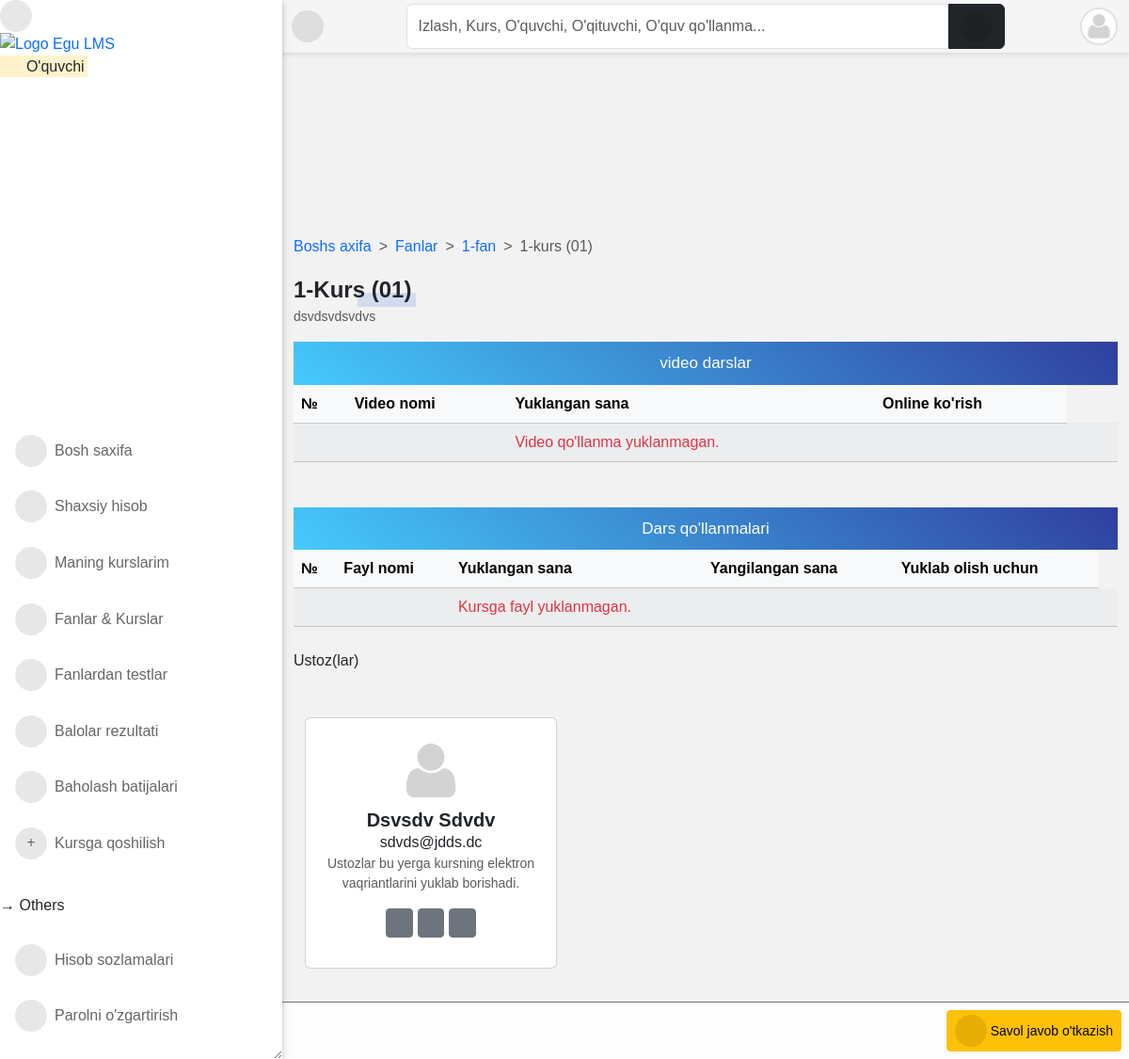
The page /programs/course/1-kurs/detail/ (signed in) on the database its author committed.
### accounts/models.py (models this page shows, shortened)
class User(AbstractUser):
    is_student = models.BooleanField(default=False)
    is_lecturer = models.BooleanField(default=False)
    is_parent = models.BooleanField(default=False)
    is_dep_head = models.BooleanField(default=False)
    phone = models.CharField(max_length=60, blank=True, null=True)
    address = models.CharField(max_length=60, blank=True, null=True)
    picture = models.ImageField(
        upload_to="profile_pictures/%y/%m/%d/", default="default.png", null=True
    )
    email = models.EmailField(blank=True, null=True)
    username_validator = ASCIIUsernameValidator()
    objects = CustomUserManager()
    class Meta:
        ordering = ("-date_joined",)
    @property
    def get_full_name(self):
        full_name = self.username
        if self.first_name and self.last_name:
            full_name = self.first_name + " " + self.last_name
        return full_name
    @property
    def get_user_role(self):
        if self.is_superuser:
            role = "Boshliq"
        elif self.is_student:
            role = "O'quvchi"
        elif self.is_lecturer:
            role = "O'qituvchi"
        elif self.is_parent:
            role = "Ota-ona"
        return role

### course/models.py (models this page shows, shortened)
class Course(models.Model):
    slug = models.SlugField(blank=True, unique=True)
    title = models.CharField(max_length=200, null=True)
    code = models.CharField(max_length=200, unique=True, null=True)
    credit = models.IntegerField(null=True, default=0)
    summary = models.TextField(max_length=200, blank=True, null=True)
    program = models.ForeignKey(Program, on_delete=models.CASCADE)
    level = models.CharField(max_length=25, choices=LEVEL, null=True)
    year = models.IntegerField(choices=YEARS, default=0)
    semester = models.CharField(choices=SEMESTER, max_length=200)
    is_elective = models.BooleanField(default=False, blank=True, null=True)
    objects = CourseManager()
    def __str__(self):
        return "{0} ({1})".format(self.title, self.code)

class Program(models.Model):
    title = models.CharField(max_length=150, unique=True)
    summary = models.TextField(null=True, blank=True)
    objects = ProgramManager()
    def __str__(self):
        return self.title

class CourseAllocation(models.Model):
    lecturer = models.ForeignKey(
        settings.AUTH_USER_MODEL,
        on_delete=models.CASCADE,
        related_name="allocated_lecturer",
    )
    courses = models.ManyToManyField(Course, related_name="allocated_course")
    session = models.ForeignKey(
        "core.Session", on_delete=models.CASCADE, blank=True, null=True
    )
    def __str__(self):
        return self.lecturer.get_full_name

### course/views.py (the view)
# urls.py: path("course/<slug>/detail/", course_single, name="course_detail"),
@login_required
def course_single(request, slug):
    course = Course.objects.get(slug=slug)
    files = Upload.objects.filter(course__slug=slug)
    videos = UploadVideo.objects.filter(course__slug=slug)
    lecturers = CourseAllocation.objects.filter(courses__pk=course.id)
    return render(
        request,
        "course/course_single.html",
        {
            "title": course.title,
            "course": course,
            "files": files,
            "videos": videos,
            "lecturers": lecturers,
            "media_url": settings.MEDIA_ROOT,
        },
    )

### templates/course/course_single.html (shortened to what this page needs)
{% extends 'base.html' %}
{% load static %}
{% block content %}
<nav style="--bs-breadcrumb-divider: '>';" aria-label="breadcrumb">
    <ol class="breadcrumb">
        <li class="breadcrumb-item"><a href="/">Boshs axifa</a></li>
        <li class="breadcrumb-item"><a href="{% url 'programs' %}">Fanlar</a></li>
        <li class="breadcrumb-item"><a href="{% url 'program_detail' course.program.id %}">{{ course.program }}</a></li>
        <li class="breadcrumb-item active" aria-current="page">{{ course }}</li>
    </ol>
</nav>
<div class="manage-wrap">
    <div class="d-flex">
        <div class="ms-auto">
            <a class="btn btn-sm btn-warning" href="{% url 'quiz_index' course.slug %}"><i class="fas fa-list"></i>
                Savol javob o'tkazish
            </a>
        </div>
    </div>
</div>
<div class="title-1">{{ course }}</div>
<p class="small text-muted">{{ course.summary }}</p>
<div class="container">
    <div class="row mb-5">
        <div class="col-md-12 p-0">
            <p class="form-title m-0">video darslar</p>
            <div class="table-responsive">
                <table class="table table-shadow table-light table-striped m-0">
                    <thead>
                        <tr>
                            <th>№</th>
                            <th>Video nomi</th>
                            <th>Yuklangan sana</th>
                            <th>Online ko'rish</th>
                        </tr>
                    </thead>
                    <tbody>
                        {% for video in videos %}
                        <tr>
                            <td>{{ forloop.counter }}</td>
                            <td>
                                <a href="{{ video.get_absolute_url }}" title="{{ video }}" class="d-flex align-items-center">
                                    <i class="fas fa-video me-1"></i> {{ video.title|title }}
                                </a>
                            </td>
                            <td>{{ video.timestamp|date }}</td>
                            <th>
                                <div>
                                    <a class="download-btn" href="{{ video.get_absolute_url }}"
                                        title="Qurilmangizga yuklab oling">
                                        <i class="fas fa-play me-1"></i>Videoni ko'rish</a>
                                </div>
                            </th>
                            {% if request.user.is_superuser or request.user.is_lecturer %}
                            <td>
                                <div class="update-delete">
                                    <a href="{% url 'upload_video_edit' slug=course.slug video_slug=video.slug %}"
                                        class="update" title="Taxrirlash">
                                        <i class="fas fa-pencil-alt"></i>
                                    </a>
                                    <a href="{% url 'upload_video_delete' slug=course.slug video_slug=video.slug %}"
                                        class="delete" title="O'chirish">
                                        <i class="fas fa-trash-alt"></i>
                                    </a>
                                </div>
                            </td>
                            {% endif %}
                        </tr>
                        {% empty %}
                        <tr>
                            <td></td>
                            <td></td>
                            <td>
                                <span class="text-danger">
                                    Video qo'llanma yuklanmagan.
                                </span>
                            </td>
                            <td></td>
                            <td></td>
                            <td></td>
                        </tr>
                        {% endfor %}
                    </tbody>
                </table>
            </div>
        </div>
    </div>
    <div class="row">
        <div class="col-md-12 p-0">
            <p class="form-title m-0">Dars qo'llanmalari</p>
            <div class="table-responsive">
                <table class="table table-shadow table-light table-striped m-0">
                    <thead>
                        <tr>
                            <th>№</th>
                            <th>Fayl nomi</th>
                            <th>Yuklangan sana</th>
                            <th>Yangilangan sana</th>
                            <th>Yuklab olish uchun</th>
                        </tr>
                    </thead>
                    <tbody>
                        {% for file in files %}
                        <tr>
                            <td>{{ forloop.counter }}</td>
                            <td><a href="{{ file.file.url }}" title="{{ file }}" class="d-flex align-items-center">
                                    <i class="fas fa-file-{{ file.get_extension_short }} me-1"></i>
                                    {{ file.title|title }}
                                </a>
                            </td>
                            <td>{{ file.upload_time|date }}</td>
                            <td>{{ file.updated_date|date }}</td>
                            <th>
                                <div>
                                    <a class="download-btn" href="{{ file.file.url }}" title="Qurilmangizga yuklab oling">
                                        <i class="fas fa-download me-1"></i>Yuklab olish</a>
                                </div>
                            </th>
                            {% if request.user.is_superuser or request.user.is_lecturer %}
                            <td>
                                <div class="update-delete">
                                    <a href="{% url 'upload_file_edit' slug=course.slug file_id=file.pk %}"
                                        class="update" title="Taxrirlash">
                                        <i class="fas fa-pencil-alt"></i>
                                    </a>
                                    <a href="{% url 'upload_file_delete' slug=course.slug file_id=file.pk %}"
                                        class="delete" title="O'chirish">
                                        <i class="fas fa-trash-alt"></i>
                                    </a>
                                </div>
                            </td>
                            {% endif %}
                        </tr>
                        {% empty %}
                        <tr>
                            <td></td>
                            <td></td>
                            <td>
                                <span class="text-danger">
                                    Kursga fayl yuklanmagan.
                                </span>
                            </td>
                            <td></td>
                            <td></td>
                            <td></td>
                        </tr>
                        {% endfor %}
                    </tbody>
                </table>
            </div>
        </div>
    </div>
</div>
<div class="site-section mb-5 mt-4">
    <div class="title">Ustoz(lar)</div>
    <br>
    <br>
    <div class="container-fluid">
        <div class="row">
            {% for lecturer in lecturers %}
            <div class="col-lg-4">
                <div class="card text-center">
                    <div class="card-body">
                        {% if lecturer.lecturer.picture %}
                        <img class="avatar avatar-lg" src="{{ lecturer.lecturer.picture.url }}" alt="">
                        {% endif %}
                        <h5 class="fw-bold mb-0">{{ lecturer|title }}</h5>
                        <p class="mb-0">{{ lecturer.lecturer.email }}</p>
                        <p class="text-muted small">Ustozlar bu yerga kursning elektron vaqriantlarini yuklab borishadi.</p>
                        <p>
                            <a class="btn btn-sm btn-secondary" href="#" role="button"><i
                                    class="fab fa-twitter"></i></a>
                            <a class="btn btn-sm btn-secondary" href="#" role="button"><i
                                    class="fab fa-facebook-f"></i></a>
                            <a class="btn btn-sm btn-secondary" href="#" role="button"><i
                                    class="fab fa-linkedin-in"></i></a>
                        </p>
                    </div>
                </div>
            </div>
            {% empty %}
            <h6 class="text-muted mt-3">Bu kursga ustoz biriktirilmagan.</h6>
            {% endfor %}
        </div>
    </div>
</div>
{% endblock content %}

### templates/aside.html (shortened to what this page needs)
{% load static %}
<div id="side-nav">
	<div class="main-menu">
			<div class="desktop-hide">
				<div class="toggle-btn" onclick="toggleSidebar()">
					<i class="fas fa-times"></i>
				</div>
			</div>
			<a href="/">
				<img src="{% static '/img/dj-lms.png' %}" width="110px" alt="Logo Egu LMS">
			</a>
			<p class="text-orange">
				<mark>
					<i class="far fa-hand-point-right"></i>
					{{ request.user.get_user_role }}
				</mark>
			</p>
		</div>
		{% url 'home' as hom %} {% url 'dashboard' as dash %} {% url 'profile' as prof %}
		{% url 'programs' as pro %} {% url 'session_list' as sess %} {% url 'semester_list' as sem %}
		{% url 'add_score' as ascore %} {% url 'grade_results' as vr %}{% url 'ass_results' as ar %}
		{% url 'course_registration' as cr %} {% url 'edit_profile' as ep %} {% url 'change_password' as cp %}
		{% url 'quiz_progress' as qpr %} {% url 'quiz_marking' as qce %} {% url 'user_course_list' as ucl %}
		<ul>
			<li class="{% if request.path == hom %}active{% endif %}">
				<a href="{% url 'home' %}"><i class="fas fa-home"></i>Bosh saxifa</a>
			</li>
			<li class="{% if request.path == prof %}active{% endif %}">
				<a href="{% url 'profile' %}"><i class="fas fa-user"></i>Shaxsiy hisob</a>
			</li>
			{% if request.user.is_lecturer or request.user.is_student %}
			<li class="{% if request.path == ucl %}active{% endif %}">
				<a href="{% url 'user_course_list' %}"><i class="fas fa-book"></i>Maning kurslarim</a>
			</li>
			{% endif %}
			<li class="{% if request.path == pro %}active{% endif %}">
				<a href="{% url 'programs' %}"><i class="fas fa-book-open"></i>Fanlar & Kurslar</a>
			</li>
			{% if request.user.is_student %}
			<li class="{% if request.path == qpr %}active{% endif %}">
				<a href="{% url 'quiz_progress' %}"><i class="fas fa-record-vinyl"></i>Fanlardan testlar</a>
			</li>
			<li class="{% if request.path == vr %}active{% endif %}">
				<a href="{% url 'grade_results' %}"><i class="fa fa-spell-check"></i>Balolar rezultati</a>
			</li>
			<li class="{% if request.path == ar %}active{% endif %}">
				<a href="{% url 'ass_results' %}"><i class="fa fa-list-ol"></i> Baholash batijalari</a>
			</li>
			<li class="{% if request.path == cr %}active{% endif %}">
				<a href="{% url 'course_registration' %}"><i class="fas fa-plus"></i>Kursga qoshilish </a>
			</li>
			{% endif %}
			<br />
			<p class="ml-3">&RightArrow; Others</p>
			<li class="{% if request.path == ep %}active{% endif %}">
				<a href="{% url 'edit_profile' %}"><i class="fas fa-cogs"></i>Hisob sozlamalari</a>
			</li>
			<li class="{% if request.path == cp %}active{% endif %}">
				<a href="{% url 'change_password' %}"><i class="fas fa-key"></i>Parolni o'zgartirish</a>
			</li>
		</ul>
	</div>
	<footer class="card-footer mt-5 pt-3 pb-5 px-2">
		<div class="col-12">
			<p class="small m-0">
				Bizning <a href="#"> Maxfiylik </a> hamda <a href="#"> Foydalanish shartlari. </a>
				<br />Student LMS &copy; <script>document.write(new Date().getFullYear());</script>
				<br />
			</p>
			<a href="https://github.com/xusanbek0071" class="btn btn-sm btn-dark mx-auto" target="_blank">
			</a>
		</div>
	</footer>

### templates/navbar.html (shortened to what this page needs)
<div id="top-navbar" class="py-1">
	<div class="container">
		<div class="nav-wrapper">
			<div class="toggle-btn" onclick="toggleSidebar()">
				<i class="fas fa-bars"></i>
			</div>
			<form class="form-header" action="{% url 'query' %}" method="GET">
				<input id="primary-search" class="form-control rounded-end-0" type="text" name="q" value="{{ request.GET.q }}"
					placeholder="Izlash, Kurs, O'quvchi, O'qituvchi, O'quv qo'llanma..." required />
				<button class="btn btn-dark rounded-start-0" type="submit">
					<i class="fas fa-search"></i>
				</button>
			</form>
			<div class="dropdown">
				<div class="avatar border border-2" type="button" data-bs-toggle="dropdown" aria-expanded="false">
					<img src="{{ request.user.picture.url }}">
				</div>
			</div>
		</div>
	</div>
</div>

### rows shown on the page
User: user.get_user_role "O'quvchi", user.picture (placeholder picture)
Course: program "1-fan", title+code "1-kurs (01)", title+code "1-Kurs (01)", summary "dsvdsvdsvdvs"
CourseAllocation: lecturer.picture (placeholder picture), lecturer.last_name "Dsvsdv Sdvdv", lecturer.email "sdvds@jdds.dc"
